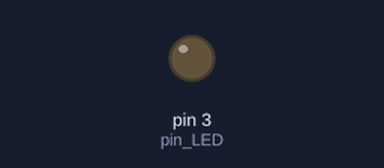
Bench run of a sketch on a simulated Arduino Uno, built with avr-gcc and run on an emulated ATmega328P. Parts: output pins drawn as LEDs (lit = HIGH).

Above: at 0.05 s.
At 0.75 s:
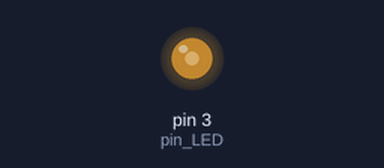
At 1.5 s:
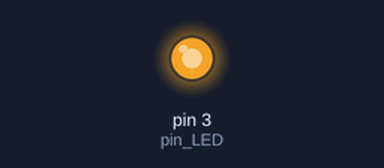
At 2.95 s:
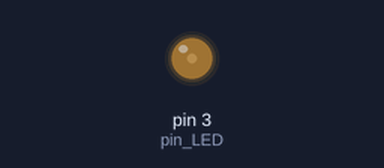
Timing chart, 0 to 7.5 s (numbered marks = the images above):
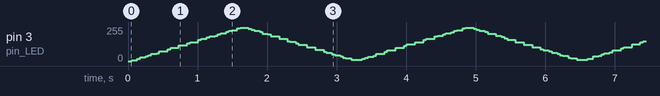

The sketch:

CH_15_02.ino
```cpp
int pin_LED = 3;        // LED 연결 핀

void setup() {
  pinMode(pin_LED, OUTPUT);   // LED 연결 핀을 출력으로 설정
}

void loop() {
  for (int i = 0; i < 255; i++) {   // 점차 밝아짐
    my_PWM(pin_LED, i);
  }
  for (int i = 255; i > 0; i--) {   // 점차 어두워짐
    my_PWM(pin_LED, i);
  }
}

void my_PWM(int pin, int dim) {
  for (int i = 0; i < 256; i++) {   // 한 주기 내에서
    if (i > dim) {        // LOW인 구간
      digitalWrite(pin, LOW);
    }
    else {            // HIGH인 구간
      digitalWrite(pin, HIGH);
    }
    delayMicroseconds(20);    // 마이크로 초 단위 지연
  }
}
```
